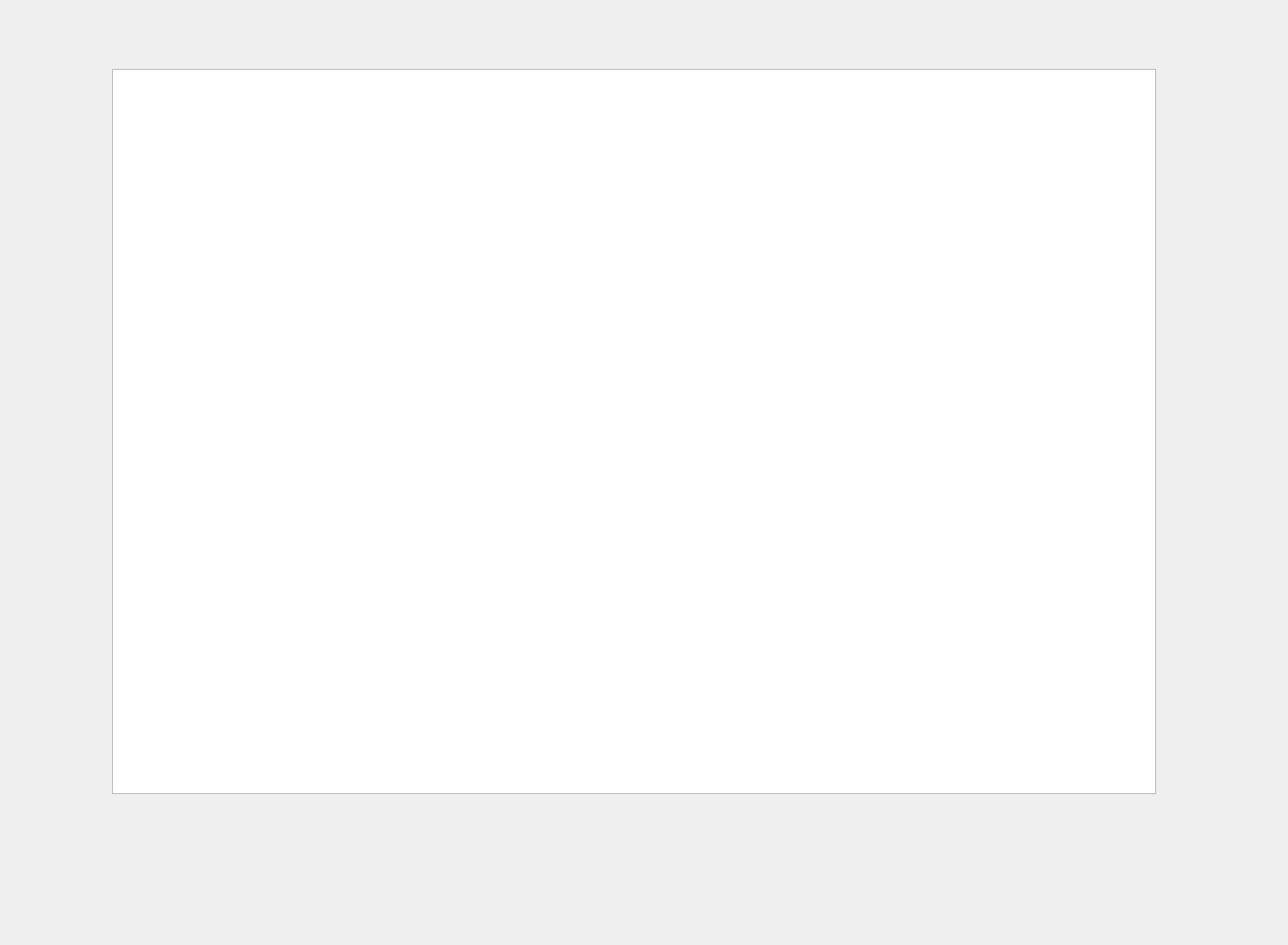
<?xml version="1.0" encoding="UTF-8"?>
<ui version="4.0">
 <class>showResult</class>
 <widget class="QDialog" name="showResult">
  <property name="geometry">
   <rect>
    <x>0</x>
    <y>0</y>
    <width>1494</width>
    <height>1096</height>
   </rect>
  </property>
  <property name="windowTitle">
   <string>Dialog</string>
  </property>
  <widget class="QTableWidget" name="tableWidget">
   <property name="geometry">
    <rect>
     <x>130</x>
     <y>80</y>
     <width>1211</width>
     <height>841</height>
    </rect>
   </property>
  </widget>
 </widget>
 <resources/>
 <connections/>
</ui>
